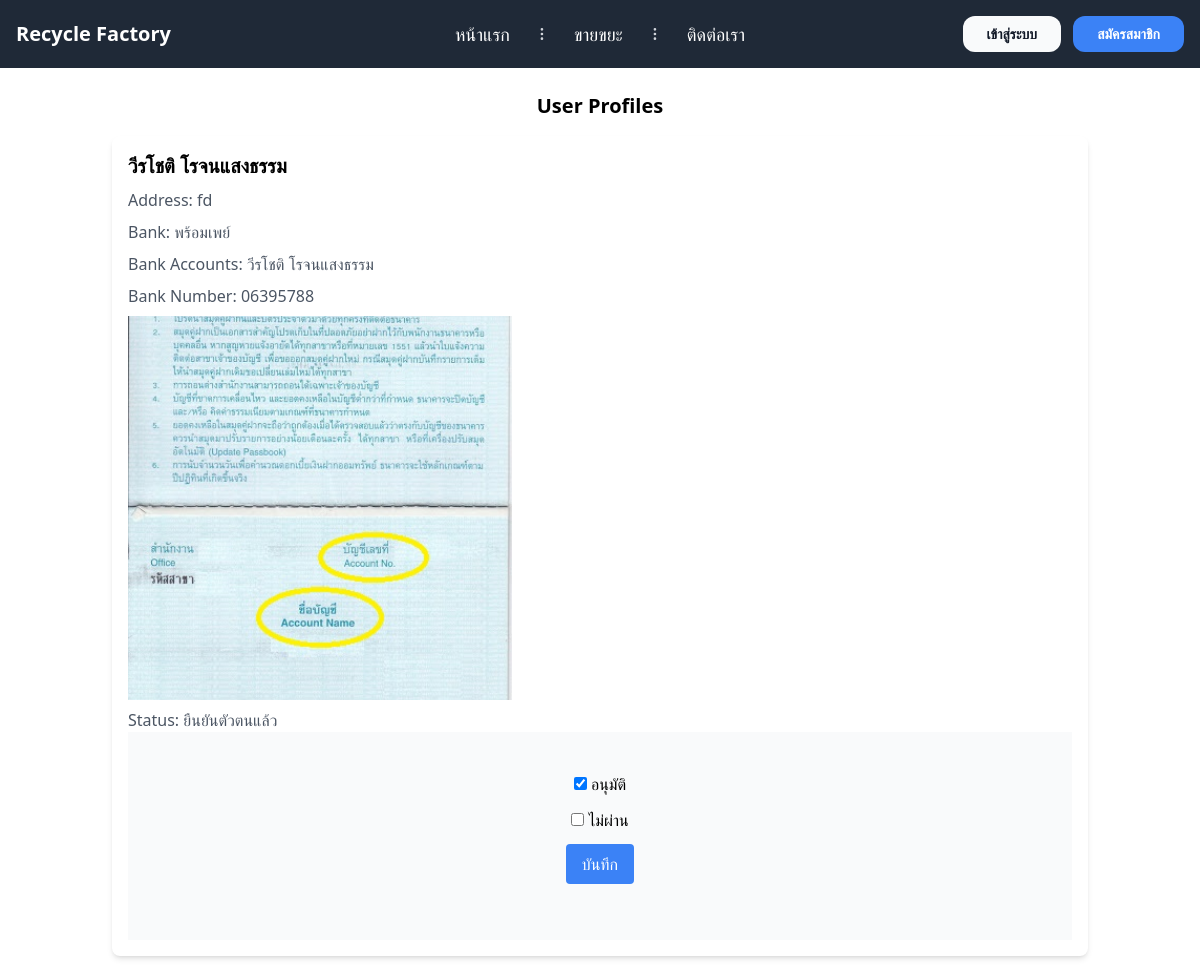
/Factory/editestate/1/, run on the app's committed database.
### Member/models.py (models this page shows)
class Profile(models.Model):
    user = models.OneToOneField(User, on_delete=models.CASCADE, null=True, blank=True)
    first_name = models.CharField(max_length=150)
    last_name = models.CharField(max_length=150)
    address = models.TextField()
    bank = models.CharField(max_length=150)
    bank_accounts = models.CharField(max_length=350)
    bank_number = models.CharField(max_length=20)
    pass_bookQR = models.ImageField(upload_to='ImagePassBook/')
    status = models.BooleanField(default=False)
    cancel = models.BooleanField(default=False)

### Factory/views.py (the view)
# urls.py: path('editestate/<int:id>/',editestate,name='editestate')
def editestate(request,id):
    nfn = Profile.objects.get(pk=id)
    ed = EditStatus()
    if request.method == 'POST':
        ed = EditStatus(request.POST,instance=nfn)
        if ed.is_valid():
            ed.save()
            return redirect('cfidentity')
        else:
            ed = EditStatus(instance=nfn)
    else:
        ed = EditStatus(instance=nfn)
    return render(request,'factory/editstate.html',{'form':ed,'nfn':nfn})

### Factory/forms.py
class EditStatus(forms.ModelForm):
    class Meta:
        model = Profile
        fields = ['status','cancel']
        labels = {
            'status':'อนุมัติ',
            'cancel':'ไม่ผ่าน',
        }

### templates/factory/editstate.html (shortened to what this page needs)
{%  extends 'base.html' %}
{% load crispy_forms_tags %}
{% block content %}
    <div class="max-w-5xl mx-auto bg-white rounded p-6">
    <h1 class="text-xl font-bold text-center mb-4 ">User Profiles</h1>
    <div class="grid grid-cols-1 gap-4 max-w-5xl">
        <div class="bg-white p-4 rounded-lg shadow-md">
            <h2 class="text-xl font-bold mb-2">{{ nfn.first_name }} {{ nfn.last_name }}</h2>
            <p class="text-gray-600 mb-2 ">Address: {{ nfn.address }}</p>
            <p class="text-gray-600 mb-2">Bank: {{ nfn.bank }}</p>
            <p class="text-gray-600 mb-2">Bank Accounts: {{ nfn.bank_accounts }}</p>
            <p class="text-gray-600 mb-2">Bank Number: {{ nfn.bank_number }}</p>
            <img src="{{ nfn.pass_bookQR.url }}" alt="Passbook QR" class="w-96 h-96 object-cover mb-2">
            <p class="text-gray-600">Status: {% if nfn.status %} ยืนยันตัวตนแล้ว {% else %} ยังไม่ยืนยันตัวตน {% endif %}</p>
            <form action="" method="post" enctype="multipart/form-data" class="p-10 bg-gray-50 text-center">
                {{ form|crispy }}
                <div class="mb-4 text-center">
                    <button type="submit" class="bg-blue-500 text-white py-2 px-4 rounded hover:bg-blue-600 ">บันทึก</button>
                </div>
            </form>
        </div>
    </div>
</div>
{% endblock %}

### data on the page
Profile: first_name "วีรโชติ", last_name "โรจนแสงธรรม", address "fd", bank "พร้อมเพย์", bank_accounts "วีรโชติ โรจนแสงธรรม", bank_number "06395788", pass_bookQR (picture), status "☑"
